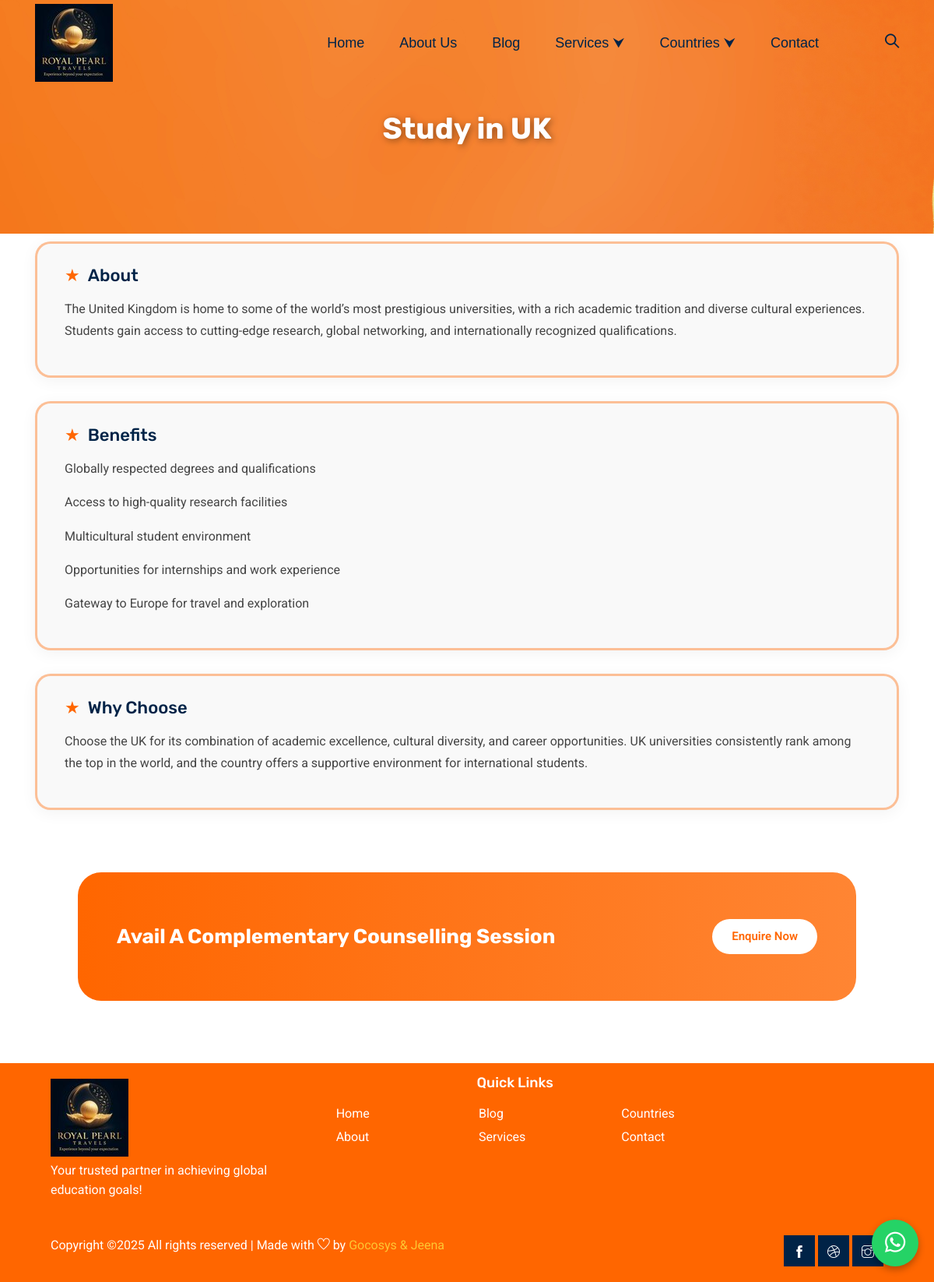
Page /study-abroad/study-in-uk/ on the committed database.
### study_abroad_app/models.py (models this page shows, shortened)
class CountryPage(models.Model):
    name = models.CharField(max_length=100)  # e.g. "Study in UK"
    slug = models.SlugField(unique=True)     # e.g. "study-in-uk"
    about_text = models.TextField()
    benefits_text = models.TextField()
    why_choose_text = models.TextField()

### study_abroad_app/views.py (the view)
# urls.py: path('study-abroad/<slug:slug>/', views.country_detail, name='country_detail'),
def country_detail(request, slug):
    country = CountryPage.objects.get(slug=slug)
    return render(request, 'study_abroad_app/country_detail.html', {'country': country})

### study_abroad_app/context_processors.py (called while the page is built)
def country_list(request):
    from .models import CountryPage
    return {
        'countries': CountryPage.objects.all()
    }

def services_by_category(request):
    services = Service.objects.all()
    categories = {
        'Counselling': services.filter(category='counselling'),
        'Test Prep': services.filter(category='testprep'),
        'Other Services': services.filter(category='other'),
    }
    return {'services_by_category': categories}

### study_abroad_app/templates/study_abroad_app/country_detail.html (shortened to what this page needs)
{% extends 'study_abroad_app/base.html' %}
{% load static %}
{% block content %}
<section class="banner">
  <div class="banner-overlay">
    <h1>{{ country.name }}</h1>
  </div>
</section>
<section class="container section-gap">
  <div class="info-box">
    <h2>About</h2>
    <p>{{ country.about_text|linebreaks }}</p>
  </div>
  <div class="info-box">
    <h2>Benefits</h2>
    <p>{{ country.benefits_text|linebreaks }}</p>
  </div>
  <div class="info-box">
    <h2>Why Choose</h2>
    <p>{{ country.why_choose_text|linebreaks }}</p>
  </div>
</section>
<section class="counselling_session_area">
  <div class="counselling_box">
    <h2>Avail A Complementary Counselling Session</h2>
    <a href="#" class="enquire_btn" id="openPopup">Enquire Now</a>
  </div>
</section>
{% endblock %}

### rows in the picture
CountryPage: name "Study in UK", about_text "The United Kingdom is home to some of the world’s most prestigious universities, with a rich academic tradition and diverse cultural experiences. Students gain access to cutting-edge research, global networking, and internationally recognized qualifications.", benefits_text "Globally respected degrees and qualifications Access to high-quality research facilities Multicultural student environment Opportunities for internships and work experience Gateway to Europe for travel and exploration", why_choose_text "Choose the UK for its combination of academic excellence, cultural diversity, and career opportunities. UK universities consistently rank among the top in the world, and the country offers a supportive environment for international students."
